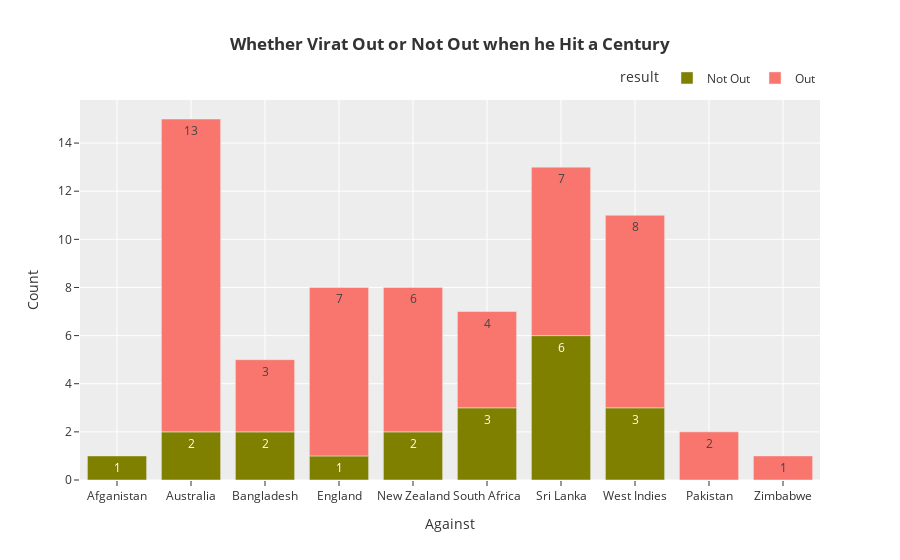
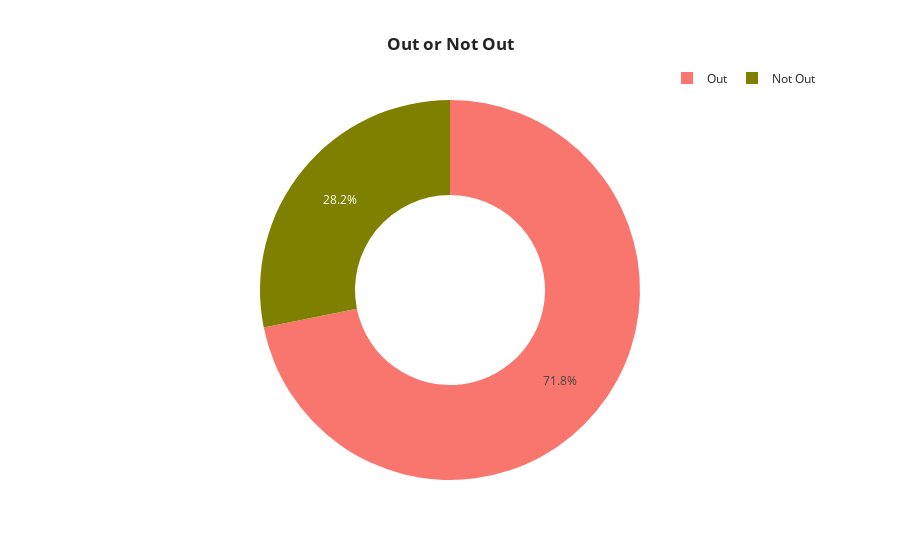

Source (notebook cell) for these figures, in order:
### Markdown cell above
### Observation:

In the Year 2016 and 2017 Virat Kohli Scored 11 centuries and he is the secon person after Sachin Tendulkar

In 1998 Sachin Tendulkar scored 12 centuries in all formats combined, which is the record for Most centuries in the calender year in cricket in all formats.

### Code cell
fig=px.bar(df.groupby(['Against','Out/Not Out'],as_index=False)['Score'].count(),x='Against',y='Score',color='Out/Not Out',color_discrete_sequence=['olive',' #F8766D'],text='Score',labels={'Out/Not Out':'result','Score':'Count'},template='ggplot2',title='<b>Whether Virat Out or Not Out when he Hit a Century</b>')
fig.update_layout(title_x=0.5,legend=dict(orientation='h',yanchor='bottom',y=1.02,xanchor='right',x=1))
fig.show()
fig=px.pie(df.groupby('Out/Not Out',as_index=False)['Score'].count().sort_values(by='Score',ascending=False).reset_index(drop=True),names='Out/Not Out',values='Score',color='Out/Not Out',color_discrete_sequence=[' #F8766D','olive'],labels={'Out/Not Out':'result','Score':'Count'},template='seaborn',hole=0.5,title='<b>Out or Not Out')
fig.update_layout(title_x=0.5,legend=dict(orientation='h',yanchor='bottom',y=1.02,xanchor='right',x=1))
fig.show()

### Figure 1 — Plotly figure (JSON) as saved in the notebook; plotly's stock layout.template omitted (floating-point values rounded to 4 significant figures)
{"data": [{"alignmentgroup": "True", "hovertemplate": "result=Not Out<br>Against=%{x}<br>Count=%{text}<extra></extra>", "legendgroup": "Not Out", "marker": {"color": "olive", "pattern": {"shape": ""}}, "name": "Not Out", "offsetgroup": "Not Out", "orientation": "v", "showlegend": true, "text": [1, 2, 2, 1, 2, 3, 6, 3], "textposition": "auto", "type": "bar", "x": ["Afganistan", "Australia", "Bangladesh", "England", "New Zealand", "South Africa", "Sri Lanka", "West Indies"], "xaxis": "x", "y": [1, 2, 2, 1, 2, 3, 6, 3], "yaxis": "y"}, {"alignmentgroup": "True", "hovertemplate": "result=Out<br>Against=%{x}<br>Count=%{text}<extra></extra>", "legendgroup": "Out", "marker": {"color": " #F8766D", "pattern": {"shape": ""}}, "name": "Out", "offsetgroup": "Out", "orientation": "v", "showlegend": true, "text": [13, 3, 7, 6, 2, 4, 7, 8, 1], "textposition": "auto", "type": "bar", "x": ["Australia", "Bangladesh", "England", "New Zealand", "Pakistan", "South Africa", "Sri Lanka", "West Indies", "Zimbabwe"], "xaxis": "x", "y": [13, 3, 7, 6, 2, 4, 7, 8, 1], "yaxis": "y"}], "layout": {"barmode": "relative", "legend": {"orientation": "h", "title": {"text": "result"}, "tracegroupgap": 0, "x": 1, "xanchor": "right", "y": 1.02, "yanchor": "bottom"}, "title": {"text": "<b>Whether Virat Out or Not Out when he Hit a Century</b>", "x": 0.5}, "xaxis": {"anchor": "y", "domain": [0, 1], "title": {"text": "Against"}}, "yaxis": {"anchor": "x", "domain": [0, 1], "title": {"text": "Count"}}}}

### Figure 2 — Plotly figure (JSON) as saved in the notebook; plotly's stock layout.template omitted (floating-point values rounded to 4 significant figures)
{"data": [{"customdata": [["Out"], ["Not Out"]], "domain": {"x": [0, 1], "y": [0, 1]}, "hole": 0.5, "hovertemplate": "result=%{customdata[0]}<br>Count=%{value}<extra></extra>", "labels": ["Out", "Not Out"], "legendgroup": "", "marker": {"colors": [" #F8766D", "olive"]}, "name": "", "showlegend": true, "type": "pie", "values": [51, 20]}], "layout": {"legend": {"orientation": "h", "tracegroupgap": 0, "x": 1, "xanchor": "right", "y": 1.02, "yanchor": "bottom"}, "piecolorway": [" #F8766D", "olive"], "title": {"text": "<b>Out or Not Out", "x": 0.5}}}
